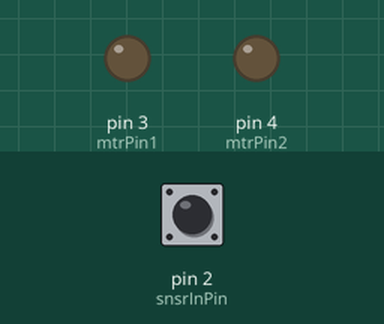
The sketch below on a simulated Arduino Uno, built with avr-gcc and run on an emulated ATmega328P. On the bench: output pins drawn as LEDs (lit = HIGH). The inputs (shaded band) are chosen by the test bench; at power-on: pin 2 (snsrInPin) HIGH.

Above: at 1.2 s.
1.3 s: pin 2 (snsrInPin) pulled LOW for 0.15 s
At 6.45 s:
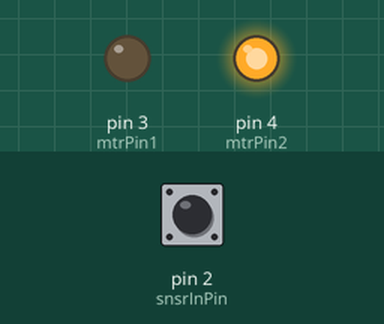
7.4 s: pin 2 (snsrInPin) pulled LOW for 1 s
At 8.0 s:
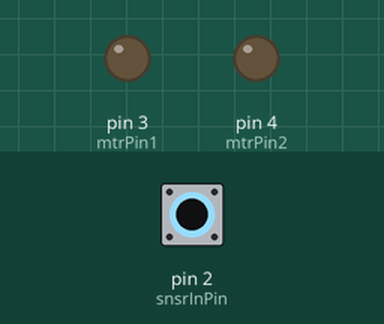
Timing chart, 0 to 14.1 s (numbered marks = the images above; inputs shaded):
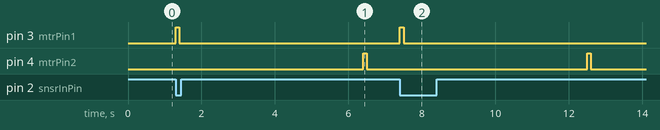

The sketch:

Tap_btn_Attiny13A.ino
```cpp
/*
    avrdude.exe  -CC:\Users\awais\AppData\Local\Arduino15\packages\diy_attiny\hardware\avr\2017.10.29/avrdude.conf -v -c stk500v1 -p ATtiny13 -P COM17 -b9600 -U flash:w:Tap_Attiny13.ino_attiny13a_9600000L.hex
*/
/*
    Arduino proximity sensor
    by Awais Alvi 2018
*/
#include "Tap_btn_Attiny13A.h"

void setup()
{
    pinMode(mtrPin1, OUTPUT);
    pinMode(mtrPin2, OUTPUT);
    pinMode(snsrInPin, INPUT_PULLUP);
}

void closeTAP() {
    digitalWrite(mtrPin1, LOW);
    digitalWrite(mtrPin2, HIGH);
    digitalWrite(H_PWM, HIGH);
    delay(pulseTime);
    digitalWrite(H_PWM, LOW);
    digitalWrite(mtrPin2, LOW);
    tapStatus = false;
    return;
}

void openTAP() {
    digitalWrite(mtrPin2, LOW);
    digitalWrite(mtrPin1, HIGH);
    digitalWrite(H_PWM, HIGH);
    delay(pulseTime);
    digitalWrite(H_PWM, LOW);
    digitalWrite(mtrPin1, LOW);
    previousMillis = millis();
    tapStatus = true;

    return;
}

void loop() {

    int sensorVal = digitalRead(snsrInPin);
    if (sensorVal == LOW) {
        if (!tapStatus)
            openTAP();
    } else {
        unsigned long currentMillis = millis();
        if (tapStatus && currentMillis - previousMillis >= WDT_count) {
            closeTAP();
        }
    }
    delay(1);
}
```

Tap_btn_Attiny13A.h
```cpp
/*
    Arduino proximity sensor
    by Awais Alvi 2018
*/

#define H_PWM   0
#define mtrPin1 3
#define mtrPin2 4
#define snsrInPin 2

#define pulseTime 100

// constants won't change:
#define WDT_count 5 * 1000      // interval at which to Close TAP (milliseconds)

// Generally, you should use "unsigned long" for variables that hold time
// The value will quickly become too large for an int to store
unsigned long previousMillis = 0;       // will store last time TAP was OPENED

bool tapStatus = false, tapConst = false, thres = false;
```

Measured:
- after the input at 1.3 s, pin 3 (mtrPin1): LOW → HIGH at once, → LOW 0.10 s later; pin 4 (mtrPin2): LOW → HIGH after 5.1 s, → LOW 0.10 s later
- after the input at 7.4 s, pin 3 (mtrPin1): LOW → HIGH at once, → LOW 0.10 s later; pin 4 (mtrPin2): LOW → HIGH after 5.1 s, → LOW 0.10 s later
